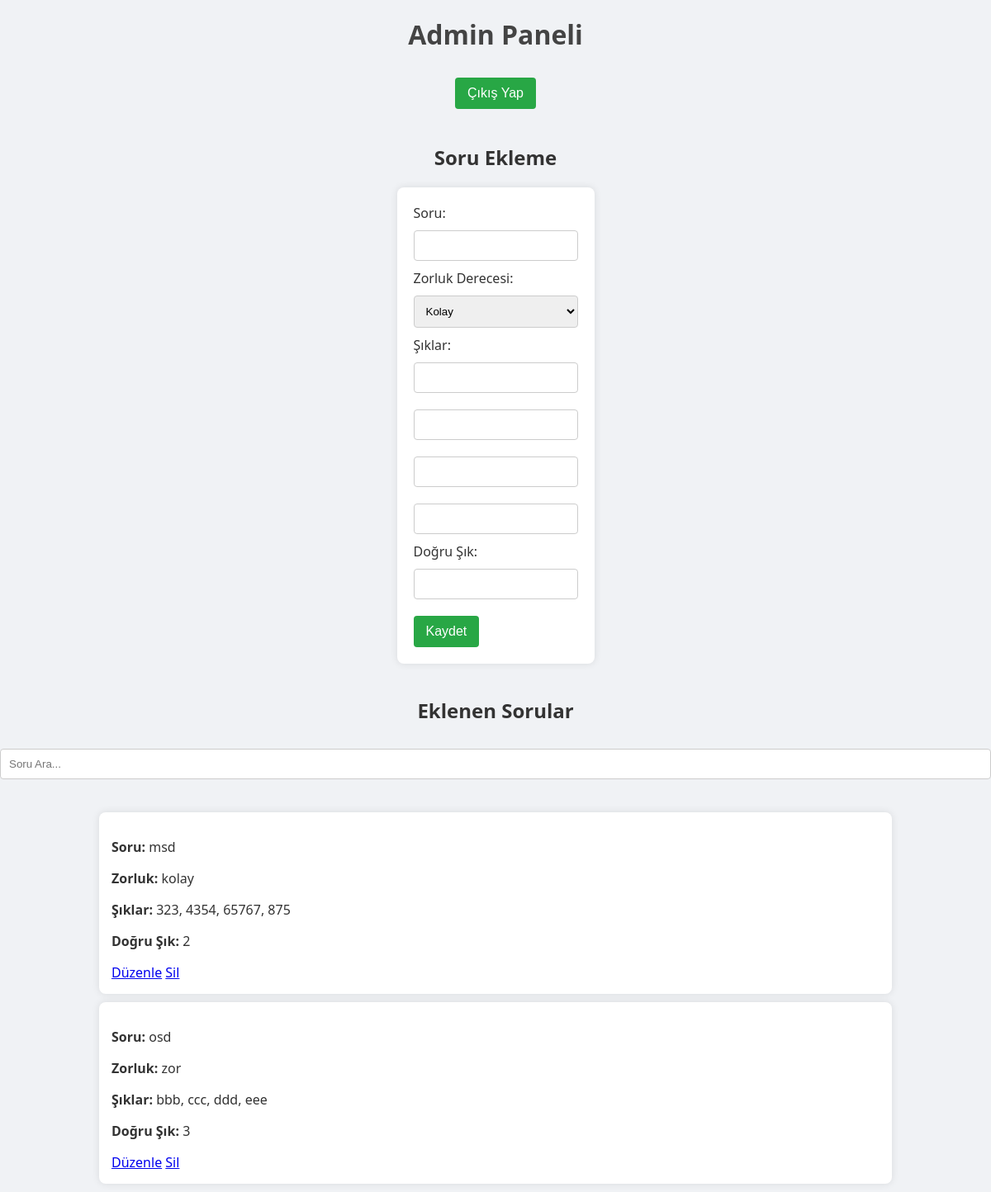
Screenshot of /admin.php (signed in) with the database file from the repository.
### tables this page shows
CREATE TABLE sorular (id INTEGER PRIMARY KEY, soru TEXT, zorluk TEXT, sik1 TEXT, sik2 TEXT, sik3 TEXT, sik4 TEXT, dogruSik TEXT);

### admin.php (the view, shortened to what this page needs)
<?php
$db = new PDO('sqlite:veriler.db');
$sorular = $db->query("SELECT * FROM sorular")->fetchAll(PDO::FETCH_ASSOC);
?>
<!DOCTYPE html>
<html lang="tr">
<head>
    <link rel="stylesheet" href="style.css">
</head>
<body>
    <h1>Admin Paneli</h1>
    <button onclick="window.location.href='login.php'">Çıkış Yap</button>
    <br><br>
    <h2><?php echo isset($editSoru) ? 'Soru Düzenleme' : 'Soru Ekleme'; ?></h2>
    <form method="POST" action="admin.php">
        <label>Soru:</label><br>
        <input type="text" name="soru" value="<?php echo isset($editSoru['soru']) ? htmlspecialchars($editSoru['soru']) : ''; ?>" required><br>
        <label>Zorluk Derecesi:</label><br>
        <select name="zorluk">
            <option value="kolay" <?php echo (isset($editSoru['zorluk']) && $editSoru['zorluk'] === 'kolay') ? 'selected' : ''; ?>>Kolay</option>
        </select><br>
        <label>Şıklar:</label><br>
        <input type="text" name="sik1" value="<?php echo isset($editSoru['sik1']) ? htmlspecialchars($editSoru['sik1']) : ''; ?>" required><br>
        <input type="text" name="sik2" value="<?php echo isset($editSoru['sik2']) ? htmlspecialchars($editSoru['sik2']) : ''; ?>" required><br>
        <input type="text" name="sik3" value="<?php echo isset($editSoru['sik3']) ? htmlspecialchars($editSoru['sik3']) : ''; ?>" required><br>
        <input type="text" name="sik4" value="<?php echo isset($editSoru['sik4']) ? htmlspecialchars($editSoru['sik4']) : ''; ?>" required><br>
        <label>Doğru Şık:</label><br>
        <input type="text" name="dogruSik" value="<?php echo isset($editSoru['dogruSik']) ? htmlspecialchars($editSoru['dogruSik']) : ''; ?>" required><br>
        <button type="submit"><?php echo isset($editSoru) ? 'Güncelle' : 'Kaydet'; ?></button>
    </form>
    <h2>Eklenen Sorular</h2>
    <input type="text" id="soruArama" placeholder="Soru Ara..."><br>
    <div id="soruListesi">
        <?php foreach ($sorular as $soru) : ?>
            <div class="soru-item">
                <p><strong>Soru:</strong> <?php echo htmlspecialchars($soru['soru']); ?></p>
                <p><strong>Zorluk:</strong> <?php echo htmlspecialchars($soru['zorluk']); ?></p>
                <p><strong>Şıklar:</strong> <?php echo htmlspecialchars($soru['sik1']) . ', ' . htmlspecialchars($soru['sik2']) . ', ' . htmlspecialchars($soru['sik3']) . ', ' . htmlspecialchars($soru['sik4']); ?></p>
                <p><strong>Doğru Şık:</strong> <?php echo htmlspecialchars($soru['dogruSik']); ?></p>
                <a href="admin.php?action=edit&id=<?php echo $soru['id']; ?>">Düzenle</a>
                <a href="admin.php?action=delete&id=<?php echo $soru['id']; ?>">Sil</a>
            </div>
        <?php endforeach; ?>
    </div>
</body>
</html>

### style.css (style rules this page uses)
body { font-family: 'Segoe UI', Tahoma, Geneva, Verdana, sans-serif; background-color: #f0f2f5; margin: 0; padding: 0; text-align: center; color: #333; }
h1 { color: #444; margin-top: 20px; font-size: 2em; }
form { background-color: #fff; padding: 20px; border-radius: 8px; box-shadow: 0 0 10px rgba(0, 0, 0, 0.1); margin-bottom: 20px; display: inline-block; text-align: left; }
input[type="text"], input[type="password"], select { padding: 10px; margin: 10px 0; width: 100%; box-sizing: border-box; border: 1px solid #ccc; border-radius: 4px; }
button { padding: 10px 15px; margin-top: 10px; cursor: pointer; background-color: #28a745; color: white; border: none; border-radius: 4px; font-size: 1em; transition: background-color 0.3s; }
#soruListesi { margin-top: 20px; text-align: left; display: inline-block; width: 80%; }
.soru-item { background-color: #fff; padding: 15px; margin: 10px 0; border-radius: 8px; box-shadow: 0 0 10px rgba(0, 0, 0, 0.1); position: relative; }

### rows the page displays
sorular: soru "msd", zorluk "kolay", sik1 "323", sik2 "4354", sik3 "65767", sik4 "875", dogruSik "2"
sorular: soru "osd", zorluk "zor", sik1 "bbb", sik2 "ccc", sik3 "ddd", sik4 "eee", dogruSik "3"
